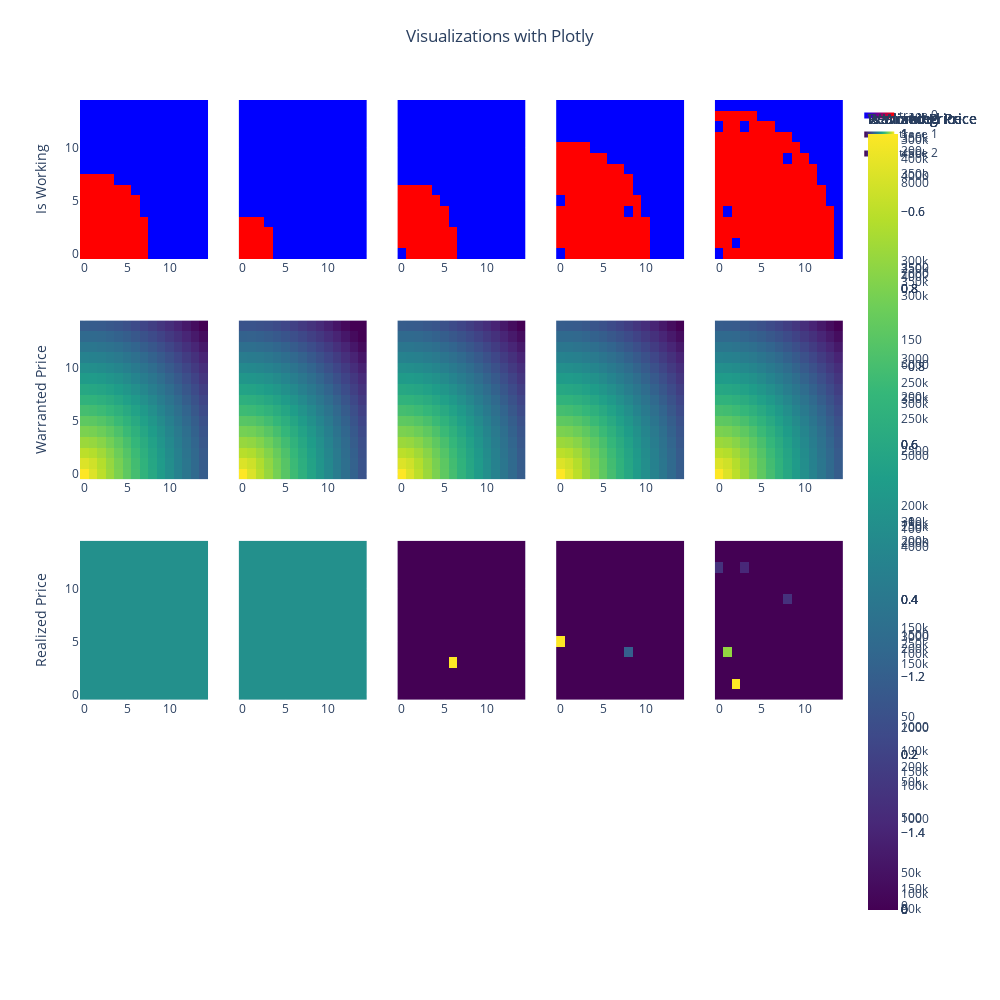

Notebook cell for this chart:
### Code cell
# Heatmap grid fast, plotly - 5 plots 5 data

# Define the names for each row
row_names = ['Is Working', 'Warranted Price', 'Realized Price', 'Owner']

# Create subplots with Plotly
fig = sp.make_subplots(rows=4, cols=time_steps_to_plot, shared_yaxes=True)

# Define a custom color scale for the heatmap
color_scale = [[0, 'blue'], [1, 'red']]

# Create a list to store the titles for the columns
column_titles = []

# Set a fixed height for each row
row_height = 0.2  # You can adjust the height as needed

for i in range(time_steps_to_plot):
    time_step_index = min(i * time_step_interval, num_time_steps - 1)
    time_step = time_steps[time_step_index]
    person_df_at_time_step = person_df.query("time_step == @time_step")
    land_df_at_time_step = land_df.query("time_step == @time_step")

    # Calculate the number of rows and columns for each subplot
    num_rows, num_cols = 2, 3  # You can adjust these values to your preference

    # Create y-axis titles for the first plot in each row
    y_titles = [row_names[j] if j == 0 else '' for j in range(4)]

    # Create an Is Working Heatmap with square aspect ratio and a colorbar
    heatmap1 = go.Heatmap(
        x=person_df_at_time_step['x'],
        y=person_df_at_time_step['y'],
        z=person_df_at_time_step['is_working'],
        colorscale=color_scale,
        colorbar=dict(title='Is Working'),
        showlegend=(i == 0)  # Show legend for the first plot in each row
    )
    fig.add_trace(heatmap1, row=1, col=i+1)

    # Create a Warranted Price Heatmap with square aspect ratio and a colorbar
    heatmap2 = go.Heatmap(
        x=land_df_at_time_step['x'],
        y=land_df_at_time_step['y'],
        z=land_df_at_time_step['warranted_price'],
        colorscale='Viridis',
        colorbar=dict(title='Warranted Price'),
        showlegend=(i == 0)  # Show legend for the first plot in each row
    )
    fig.add_trace(heatmap2, row=2, col=i+1)

    # Create a Realized Price Heatmap with square aspect ratio and a colorbar
    heatmap3 = go.Heatmap(
        x=land_df_at_time_step['x'],
        y=land_df_at_time_step['y'],
        z=land_df_at_time_step['realized_price'],
        colorscale='Viridis',
        colorbar=dict(title='Realized Price'),
        showlegend=(i == 0)  # Show legend for the first plot in each row
    )
    fig.add_trace(heatmap3, row=3, col=i+1)

    # Add the time step as a column title
    column_titles.append(f'Time Step {time_step}')

# Update the layout to set y-axis titles
for j, title in enumerate(row_names):
    fig.update_yaxes(title_text=title, row=j+1, col=1)

# Update the layout to set column titles
fig.update_layout(
    title_text="Visualizations with Plotly",
    width=1000,
    height=1000,  # Adjust the height as needed
    title_x=0.5,  # Center the title
    title_y=0.97,  # Adjust the title position
)

for i, title in enumerate(column_titles):
    fig.update_xaxes(title_text=title, row=4, col=i+1)

fig.show()

### Figure 1 — Plotly figure (JSON) as saved in the notebook; plotly's stock layout.template omitted (floating-point values rounded to 4 significant figures; data arrays with more than 128 entries replaced by an {"elided": "..."} marker saying what was removed)
{"data": [{"colorbar": {"title": {"text": "Is Working"}}, "colorscale": [[0, "blue"], [1, "red"]], "showlegend": true, "type": "heatmap", "x": {"elided": "225 int values"}, "xaxis": "x", "y": {"elided": "225 int values"}, "yaxis": "y", "z": {"elided": "225 int values"}}, {"colorbar": {"title": {"text": "Warranted Price"}}, "colorscale": [[0, "#440154"], [0.1111, "#482878"], [0.2222, "#3e4989"], [0.3333, "#31688e"], [0.4444, "#26828e"], [0.5556, "#1f9e89"], [0.6667, "#35b779"], [0.7778, "#6ece58"], [0.8889, "#b5de2b"], [1, "#fde725"]], "showlegend": true, "type": "heatmap", "x": {"elided": "225 int values"}, "xaxis": "x6", "y": {"elided": "225 int values"}, "yaxis": "y6", "z": {"elided": "225 float values"}}, {"colorbar": {"title": {"text": "Realized Price"}}, "colorscale": [[0, "#440154"], [0.1111, "#482878"], [0.2222, "#3e4989"], [0.3333, "#31688e"], [0.4444, "#26828e"], [0.5556, "#1f9e89"], [0.6667, "#35b779"], [0.7778, "#6ece58"], [0.8889, "#b5de2b"], [1, "#fde725"]], "showlegend": true, "type": "heatmap", "x": {"elided": "225 int values"}, "xaxis": "x11", "y": {"elided": "225 int values"}, "yaxis": "y11", "z": {"elided": "225 int values"}}, {"colorbar": {"title": {"text": "Is Working"}}, "colorscale": [[0, "blue"], [1, "red"]], "showlegend": false, "type": "heatmap", "x": {"elided": "225 int values"}, "xaxis": "x2", "y": {"elided": "225 int values"}, "yaxis": "y2", "z": {"elided": "225 int values"}}, {"colorbar": {"title": {"text": "Warranted Price"}}, "colorscale": [[0, "#440154"], [0.1111, "#482878"], [0.2222, "#3e4989"], [0.3333, "#31688e"], [0.4444, "#26828e"], [0.5556, "#1f9e89"], [0.6667, "#35b779"], [0.7778, "#6ece58"], [0.8889, "#b5de2b"], [1, "#fde725"]], "showlegend": false, "type": "heatmap", "x": {"elided": "225 int values"}, "xaxis": "x7", "y": {"elided": "225 int values"}, "yaxis": "y7", "z": {"elided": "225 float values"}}, {"colorbar": {"title": {"text": "Realized Price"}}, "colorscale": [[0, "#440154"], [0.1111, "#482878"], [0.2222, "#3e4989"], [0.3333, "#31688e"], [0.4444, "#26828e"], [0.5556, "#1f9e89"], [0.6667, "#35b779"], [0.7778, "#6ece58"], [0.8889, "#b5de2b"], [1, "#fde725"]], "showlegend": false, "type": "heatmap", "x": {"elided": "225 int values"}, "xaxis": "x12", "y": {"elided": "225 int values"}, "yaxis": "y12", "z": {"elided": "225 int values"}}, {"colorbar": {"title": {"text": "Is Working"}}, "colorscale": [[0, "blue"], [1, "red"]], "showlegend": false, "type": "heatmap", "x": {"elided": "226 int values"}, "xaxis": "x3", "y": {"elided": "226 int values"}, "yaxis": "y3", "z": {"elided": "226 int values"}}, {"colorbar": {"title": {"text": "Warranted Price"}}, "colorscale": [[0, "#440154"], [0.1111, "#482878"], [0.2222, "#3e4989"], [0.3333, "#31688e"], [0.4444, "#26828e"], [0.5556, "#1f9e89"], [0.6667, "#35b779"], [0.7778, "#6ece58"], [0.8889, "#b5de2b"], [1, "#fde725"]], "showlegend": false, "type": "heatmap", "x": {"elided": "225 int values"}, "xaxis": "x8", "y": {"elided": "225 int values"}, "yaxis": "y8", "z": {"elided": "225 float values"}}, {"colorbar": {"title": {"text": "Realized Price"}}, "colorscale": [[0, "#440154"], [0.1111, "#482878"], [0.2222, "#3e4989"], [0.3333, "#31688e"], [0.4444, "#26828e"], [0.5556, "#1f9e89"], [0.6667, "#35b779"], [0.7778, "#6ece58"], [0.8889, "#b5de2b"], [1, "#fde725"]], "showlegend": false, "type": "heatmap", "x": {"elided": "225 int values"}, "xaxis": "x13", "y": {"elided": "225 int values"}, "yaxis": "y13", "z": {"elided": "225 float values"}}, {"colorbar": {"title": {"text": "Is Working"}}, "colorscale": [[0, "blue"], [1, "red"]], "showlegend": false, "type": "heatmap", "x": {"elided": "227 int values"}, "xaxis": "x4", "y": {"elided": "227 int values"}, "yaxis": "y4", "z": {"elided": "227 int values"}}, {"colorbar": {"title": {"text": "Warranted Price"}}, "colorscale": [[0, "#440154"], [0.1111, "#482878"], [0.2222, "#3e4989"], [0.3333, "#31688e"], [0.4444, "#26828e"], [0.5556, "#1f9e89"], [0.6667, "#35b779"], [0.7778, "#6ece58"], [0.8889, "#b5de2b"], [1, "#fde725"]], "showlegend": false, "type": "heatmap", "x": {"elided": "225 int values"}, "xaxis": "x9", "y": {"elided": "225 int values"}, "yaxis": "y9", "z": {"elided": "225 float values"}}, {"colorbar": {"title": {"text": "Realized Price"}}, "colorscale": [[0, "#440154"], [0.1111, "#482878"], [0.2222, "#3e4989"], [0.3333, "#31688e"], [0.4444, "#26828e"], [0.5556, "#1f9e89"], [0.6667, "#35b779"], [0.7778, "#6ece58"], [0.8889, "#b5de2b"], [1, "#fde725"]], "showlegend": false, "type": "heatmap", "x": {"elided": "225 int values"}, "xaxis": "x14", "y": {"elided": "225 int values"}, "yaxis": "y14", "z": {"elided": "225 float values"}}, {"colorbar": {"title": {"text": "Is Working"}}, "colorscale": [[0, "blue"], [1, "red"]], "showlegend": false, "type": "heatmap", "x": {"elided": "230 int values"}, "xaxis": "x5", "y": {"elided": "230 int values"}, "yaxis": "y5", "z": {"elided": "230 int values"}}, {"colorbar": {"title": {"text": "Warranted Price"}}, "colorscale": [[0, "#440154"], [0.1111, "#482878"], [0.2222, "#3e4989"], [0.3333, "#31688e"], [0.4444, "#26828e"], [0.5556, "#1f9e89"], [0.6667, "#35b779"], [0.7778, "#6ece58"], [0.8889, "#b5de2b"], [1, "#fde725"]], "showlegend": false, "type": "heatmap", "x": {"elided": "225 int values"}, "xaxis": "x10", "y": {"elided": "225 int values"}, "yaxis": "y10", "z": {"elided": "225 float values"}}, {"colorbar": {"title": {"text": "Realized Price"}}, "colorscale": [[0, "#440154"], [0.1111, "#482878"], [0.2222, "#3e4989"], [0.3333, "#31688e"], [0.4444, "#26828e"], [0.5556, "#1f9e89"], [0.6667, "#35b779"], [0.7778, "#6ece58"], [0.8889, "#b5de2b"], [1, "#fde725"]], "showlegend": false, "type": "heatmap", "x": {"elided": "225 int values"}, "xaxis": "x15", "y": {"elided": "225 int values"}, "yaxis": "y15", "z": {"elided": "225 float values"}}], "layout": {"height": 1000, "title": {"text": "Visualizations with Plotly", "x": 0.5, "y": 0.97}, "width": 1000, "xaxis": {"anchor": "y", "domain": [0, 0.168]}, "xaxis10": {"anchor": "y10", "domain": [0.832, 1]}, "xaxis11": {"anchor": "y11", "domain": [0, 0.168]}, "xaxis12": {"anchor": "y12", "domain": [0.208, 0.376]}, "xaxis13": {"anchor": "y13", "domain": [0.416, 0.584]}, "xaxis14": {"anchor": "y14", "domain": [0.624, 0.792]}, "xaxis15": {"anchor": "y15", "domain": [0.832, 1]}, "xaxis16": {"anchor": "y16", "domain": [0, 0.168], "title": {"text": "Time Step 1.0"}}, "xaxis17": {"anchor": "y17", "domain": [0.208, 0.376], "title": {"text": "Time Step 6.0"}}, "xaxis18": {"anchor": "y18", "domain": [0.416, 0.584], "title": {"text": "Time Step 11.0"}}, "xaxis19": {"anchor": "y19", "domain": [0.624, 0.792], "title": {"text": "Time Step 16.0"}}, "xaxis2": {"anchor": "y2", "domain": [0.208, 0.376]}, "xaxis20": {"anchor": "y20", "domain": [0.832, 1], "title": {"text": "Time Step 20.0"}}, "xaxis3": {"anchor": "y3", "domain": [0.416, 0.584]}, "xaxis4": {"anchor": "y4", "domain": [0.624, 0.792]}, "xaxis5": {"anchor": "y5", "domain": [0.832, 1]}, "xaxis6": {"anchor": "y6", "domain": [0, 0.168]}, "xaxis7": {"anchor": "y7", "domain": [0.208, 0.376]}, "xaxis8": {"anchor": "y8", "domain": [0.416, 0.584]}, "xaxis9": {"anchor": "y9", "domain": [0.624, 0.792]}, "yaxis": {"anchor": "x", "domain": [0.8063, 1], "title": {"text": "Is Working"}}, "yaxis10": {"anchor": "x10", "domain": [0.5375, 0.7312], "matches": "y6", "showticklabels": false}, "yaxis11": {"anchor": "x11", "domain": [0.2687, 0.4625], "title": {"text": "Realized Price"}}, "yaxis12": {"anchor": "x12", "domain": [0.2687, 0.4625], "matches": "y11", "showticklabels": false}, "yaxis13": {"anchor": "x13", "domain": [0.2687, 0.4625], "matches": "y11", "showticklabels": false}, "yaxis14": {"anchor": "x14", "domain": [0.2687, 0.4625], "matches": "y11", "showticklabels": false}, "yaxis15": {"anchor": "x15", "domain": [0.2687, 0.4625], "matches": "y11", "showticklabels": false}, "yaxis16": {"anchor": "x16", "domain": [0, 0.1938], "title": {"text": "Owner"}}, "yaxis17": {"anchor": "x17", "domain": [0, 0.1938], "matches": "y16", "showticklabels": false}, "yaxis18": {"anchor": "x18", "domain": [0, 0.1938], "matches": "y16", "showticklabels": false}, "yaxis19": {"anchor": "x19", "domain": [0, 0.1938], "matches": "y16", "showticklabels": false}, "yaxis2": {"anchor": "x2", "domain": [0.8063, 1], "matches": "y", "showticklabels": false}, "yaxis20": {"anchor": "x20", "domain": [0, 0.1938], "matches": "y16", "showticklabels": false}, "yaxis3": {"anchor": "x3", "domain": [0.8063, 1], "matches": "y", "showticklabels": false}, "yaxis4": {"anchor": "x4", "domain": [0.8063, 1], "matches": "y", "showticklabels": false}, "yaxis5": {"anchor": "x5", "domain": [0.8063, 1], "matches": "y", "showticklabels": false}, "yaxis6": {"anchor": "x6", "domain": [0.5375, 0.7312], "title": {"text": "Warranted Price"}}, "yaxis7": {"anchor": "x7", "domain": [0.5375, 0.7312], "matches": "y6", "showticklabels": false}, "yaxis8": {"anchor": "x8", "domain": [0.5375, 0.7312], "matches": "y6", "showticklabels": false}, "yaxis9": {"anchor": "x9", "domain": [0.5375, 0.7312], "matches": "y6", "showticklabels": false}}}
